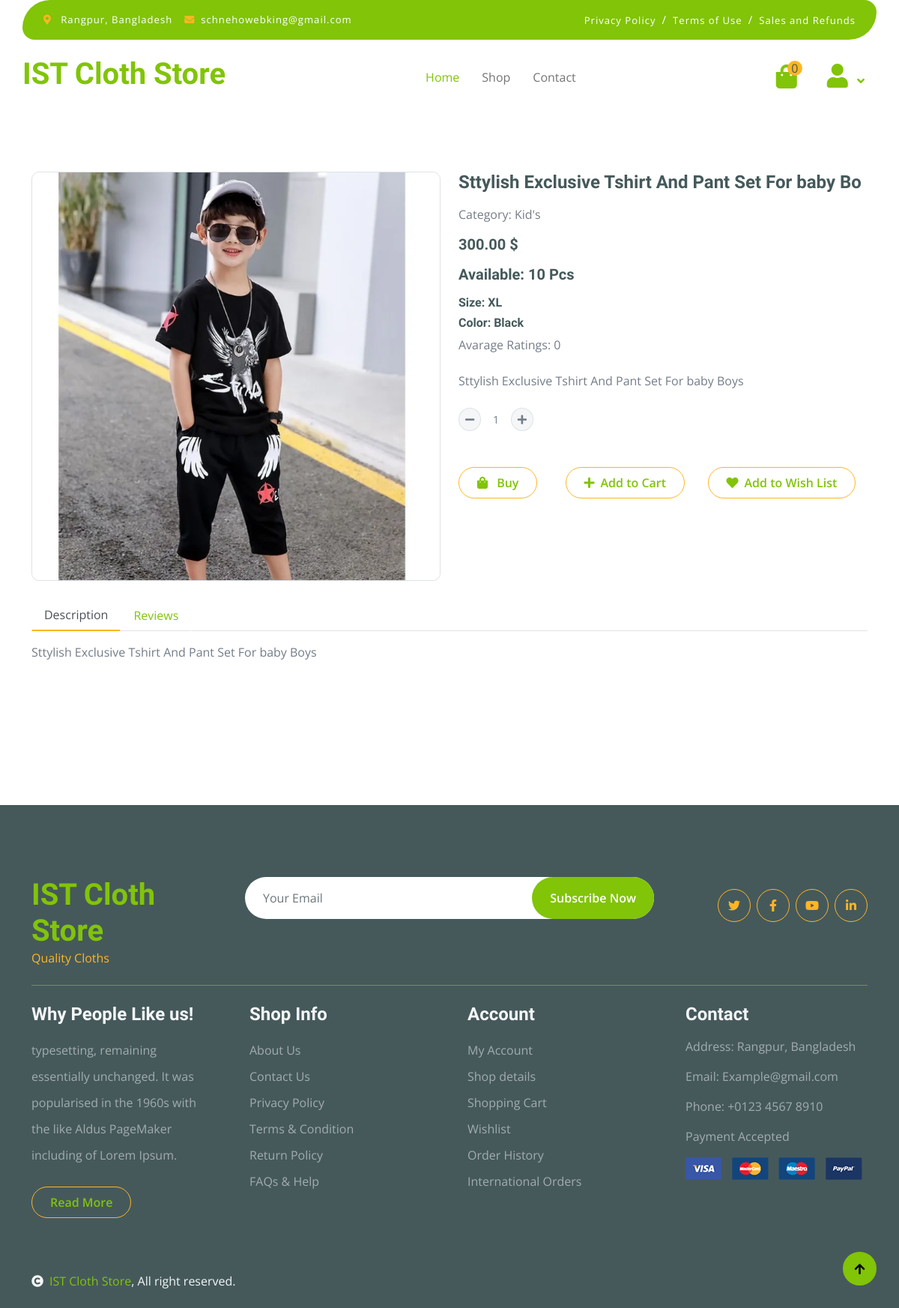
Before: /shop/details/24/ with the older database file.
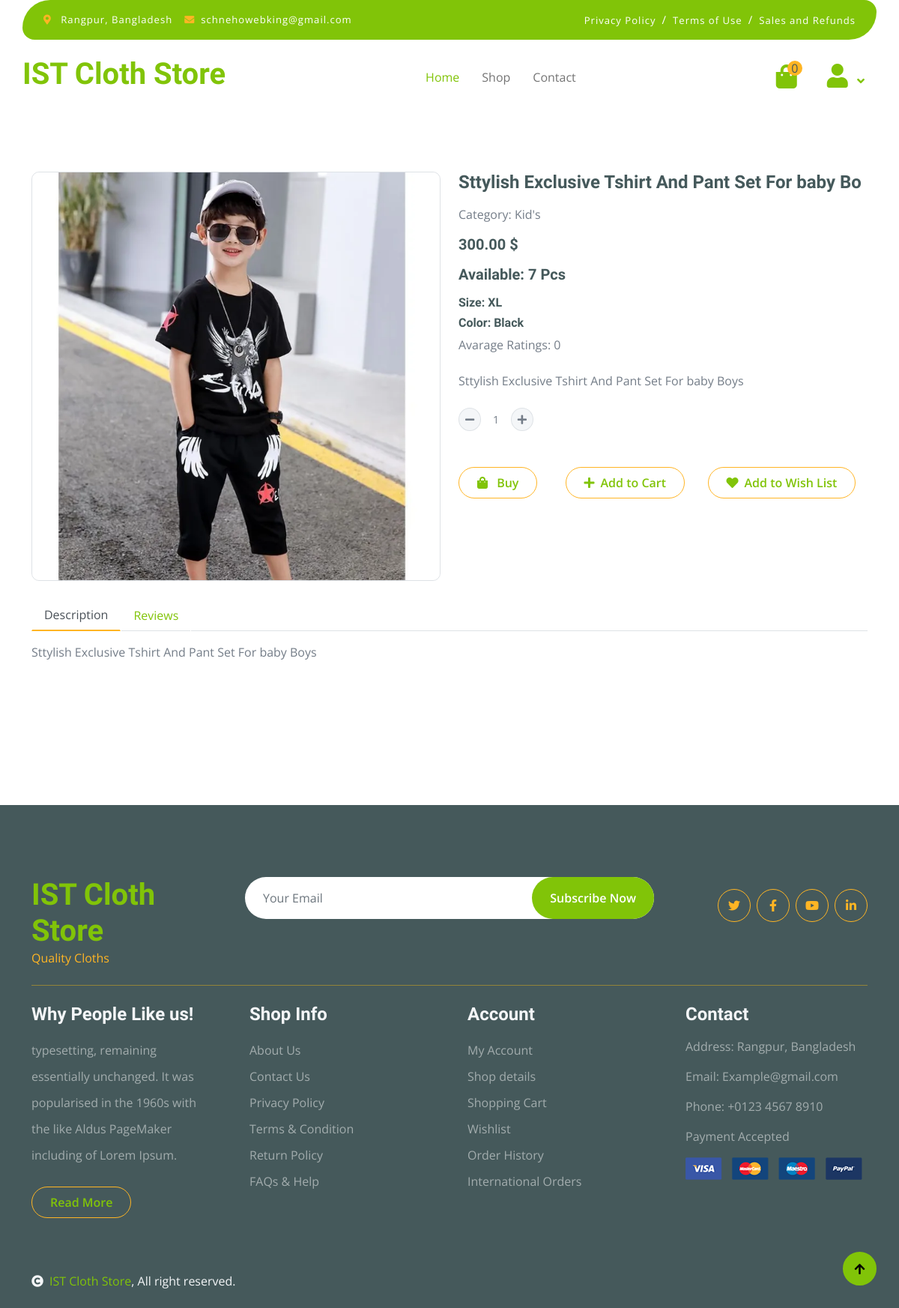
After: the same page with the newer database file.
### products/models.py (models this page shows, shortened)
class Product(models.Model):
    name = models.CharField(max_length=50)
    price = models.DecimalField(max_digits=10, decimal_places=2)
    quantity = models.IntegerField()
    description = models.TextField()
    category = models.ForeignKey(Category, on_delete=models.CASCADE)
    size = models.ForeignKey(Size, on_delete=models.CASCADE)
    color = models.ForeignKey(Color, on_delete=models.CASCADE)
    image = models.ImageField(upload_to="products/media/", blank=True, null=True)

### categories/models.py (models this page shows)
class Category(models.Model):
    name = models.CharField(max_length=100)
    image = models.ImageField(upload_to="categories/media/", blank=True, null=True)
    slug = models.SlugField(max_length=100,unique=True, null=True, blank=True)
    def __str__(self):
        return self.name

class Size(models.Model):
    name = models.CharField(max_length=100)
    slug = models.SlugField(max_length=100,unique=True, null=True, blank=True)
    def __str__(self):
        return self.name

class Color(models.Model):
    name = models.CharField(max_length=100)
    slug = models.SlugField(max_length=100,unique=True, null=True, blank=True)
    def __str__(self):
        return self.name

### products/views.py (the view)
# urls.py: path('details/<int:product_id>/', views.ProductDetailsPageView.as_view(), name="productDetailspage"),
class ProductDetailsPageView(DetailView):
    model = Product
    template_name = './products/product_details.html'
    pk_url_kwarg = 'product_id'
    def get_context_data(self, **kwargs):
        context = super().get_context_data(**kwargs)
        product = self.get_object()
        if self.request.user.is_authenticated:
            user_has_bought_product = Purchase.objects.filter(user=self.request.user, product=product).first()
            can_add_review = user_has_bought_product.user_id == self.request.user.id if user_has_bought_product else False
        else:
            user_has_bought_product = None
            can_add_review = False
        reviews = Review.objects.filter(product=product)
        average_rating = reviews.aggregate(avg_rating=Avg('rating'))['avg_rating'] or 0
        review_form = ReviewForm
        context['reviews'] = reviews
        context['can_add_review'] = can_add_review
        context['review_form'] = review_form
        context['average_rating'] = average_rating
        return context

### islamiyahtechclothshop/context_processors.py (called while the page is built)
def cart_item_count(request):
    if request.user.is_authenticated and request.user.is_active:
        count = CartItem.objects.filter(cart__user=request.user).count()
        return {"cart_item_count": count}
    return {}

### products/templates/products/product_details.html (shortened to what the changed rows need)
{% extends 'base.html' %}
{% block content %}
 <div class="container-fluid pt-lg-5 mt-5">
    <div class="container py-5">
        <div class="row g-4 mb-5">
            <div class="col-lg-12 col-xl-12">
                <div class="row g-4">
                    <div class="col-lg-6">
                        <div class="border rounded">
                            <a href="#">
                                <img src="{{product.image.url}}" class="img-fluid rounded" alt="Image">
                            </a>
                        </div>
                    </div>
                    <div class="col-lg-6">
                        <h4 class="fw-bold mb-3">{{product.name}}</h4>
                        <p class="mb-3">Category: {{product.category}}</p>
                        <h5 class="fw-bold mb-3">{{product.price}} $</h5>
                        <h5 class="fw-bold mb-3"> Available: {{product.quantity}} Pcs</h5>
                        <h6 class=""> Size: {{product.size}}</h6>
                        <h6 class=""> Color: {{product.color}}</h6>
                        <div class="d-flex mb-4">
                            Avarage Ratings: {{ average_rating }}
                        </div>
                        <p class="mb-4">{{product.description}}</p>
                        <div class="input-group quantity mb-5" style="width: 100px;">
                            <div class="input-group-btn">
                            </div>
                            <input name="quantity" type="text" class="form-control form-control-sm text-center border-0" value="1">
                            <div class="input-group-btn">
                            </div>
                        </div>
                        <div class="row">
                            <div class="col-md-3">
                            </div>
                           <div class="col-md-4">
                           </div>
                           <div class="col-md-5">
                           </div>
                        </div>
                    </div>
                    <div class="col-lg-12">
                        <div class="tab-content mb-5">
                            <div class="tab-pane active" id="nav-about" role="tabpanel" aria-labelledby="nav-about-tab">
                                <p>{{product.description}}</p>
                            </div>
                        </div>
                    </div>
                </div>
            </div>
        </div>
    </div>
</div>
{% endblock %}

Changed rows visible on the page:
changed Product "Sttylish Exclusive Tshirt And Pant Set For baby Bo": quantity "10" → "7"
